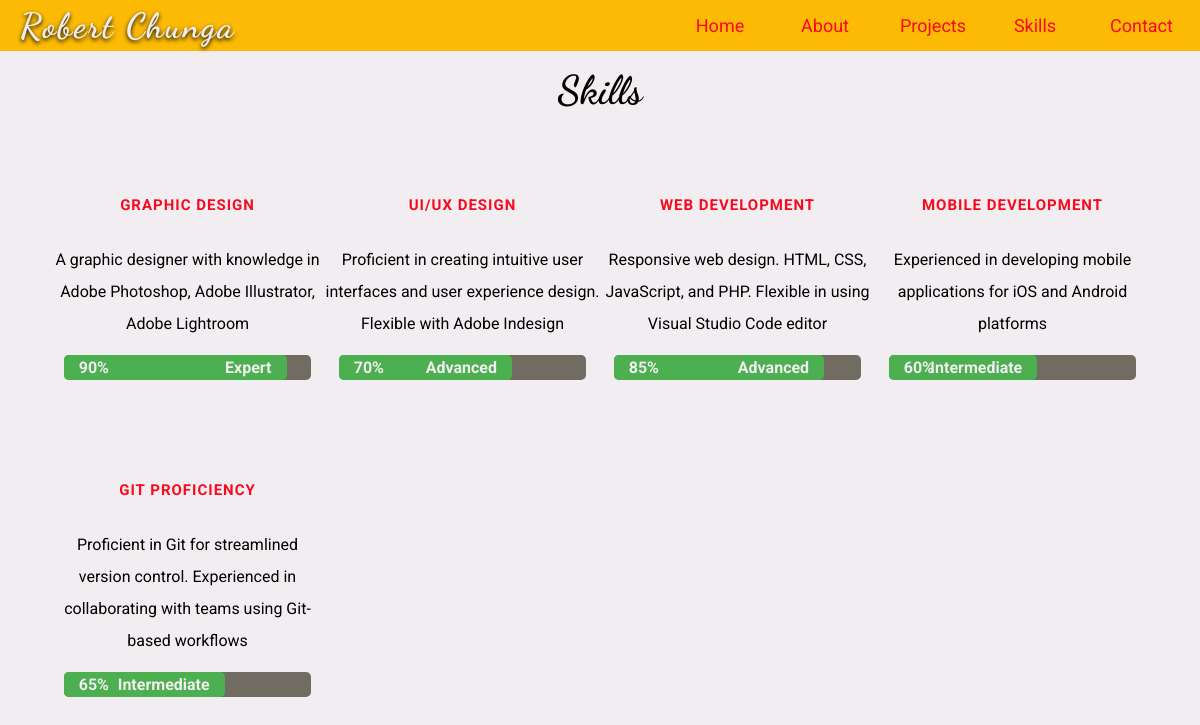
The page /skills.php on the database its author committed.
### tables this page shows
CREATE TABLE `skills` (
  `id` int(11) NOT NULL,
  `title` varchar(50) NOT NULL,
  `description` varchar(500) NOT NULL,
  `classes` varchar(50) NOT NULL
);

### skills.php (the view, shortened to what this page needs)
<!DOCTYPE html>
<html lang="en">
<head>
    <link rel="stylesheet" href="style.css">
</head>
<body>
    <section id="homepage">
        <nav class="main_navbar clearfix">
            <h2 class="navbar_text">robert chunga</h2>
            <div class="navbar">
                <ul>
                    <li><a href="index.php">home</a></li>
                    <li><a href="index.php#about-link">about</a></li>
                    <li><a href="projects.php">projects</a></li>
                    <li><a href="skills.php">skills</a></li>
                    <li><a href="contact.php">contact</a></li>
                </ul>
            </div>
        </nav>
    </section>
    <section class="skills clearfix">
        <h2 class="skill-heading">Skills</h2>
        <?php
        function fetchSkills()
        {
            $servername = "localhost";
            $username = "root";
            $password = "";
            $conn = mysqli_connect($servername, $username, $password);
            $db_conn = mysqli_select_db($conn, "myportfolio_project");
            $sql = "SELECT * FROM `skills`";
            $rs = mysqli_query($conn, $sql);
            $skills = array();
            while ($row = mysqli_fetch_assoc($rs)) {
                $skills[] = $row;
            }
            return $skills;
        }
        $skills = fetchSkills();
        foreach ($skills as $skill) {
            $title = $skill['title'];
            $description = $skill['description'];
            $classes = $skill['classes'];
        ?>
            <article class="skill">
                <h4 class="skill-title"><?php echo $title ?></h4>
                <p class="skill-text"><?php echo $description ?></p>
                <div class="skill-progress">
                    <div class="skill-progress-bar" id="<?php echo $classes ?>">
                        <span class="progress-percent"></span>
                        <span class="progress-text"></span>
                    </div>
                </div>
            </article>
        <?php
        }
        ?>
    </section>
</body>
</html>

### style.css (style rules this page uses)
* { margin: 0; padding: 0; box-sizing: border-box; }
:root { --myColor_1: #fcba04; --myColor_2: #f70a1e; --myColor_3: #222; --myColor_4: #706c61; --myColor_5: #f1edf1; --handwrittenFont: 'Dancing Script', cursive; --mainTransition: all 0.3s ease-in-out; }
body { font-family: 'Roboto', sans-serif; background: var(--myColor_5); }
a { text-decoration: none; }
.clearfix::after { content: ""; clear: both; display: table; }
.main_navbar { background: var(--myColor_1); text-align: center; position: fixed; width: 100%; z-index: 9999; }
.navbar_text { position: absolute; top: 5px; margin-left: 20px; font-family: var(--handwrittenFont); color: var(--myColor_5); text-shadow: 0 2px 4px #000; text-transform: capitalize; letter-spacing: 2px; font-size: 35px; transition: var(--mainTransition); animation: nav_text 5s ease-in-out 1; }
.navbar ul { display: inline-flex; list-style: none; float: right; }
.navbar ul li { width: 80px; text-transform: capitalize; padding: 10px; margin: 5px; margin-right: 20px; }
.navbar ul li a { color: var(--myColor_2); font-size: 18px; transition: var(--mainTransition); }
@media screen and (min-width: 436px) { .navbar_text { display: none; } }
@media screen and (min-width: 720px) { .navbar_text { display: block; } }
.skills { padding: 50px; line-height: 2; min-height: 100vh; }
.skill-heading { text-align: center; text-transform: capitalize; font-size: 40px; font-family: var(--handwrittenFont); margin-bottom: 20px; color: #000; }
.skill { padding: 40px 0; text-align: center; transform: var(--mainTransition); }
.skill-title { font-size: 15px; text-transform: uppercase; letter-spacing: 1px; margin-bottom: 24px; color: var(--myColor_2); transition: var(--mainTransition); }
.skill-text { max-width: 280px; margin: 0 auto; }
.skill-progress { width: 90%; background-color: var(--myColor_4); border-radius: 5px; margin: 15px auto; }
.skill-progress-bar { height: 25px; border-radius: 5px; background: #4caf50; position: relative; }
.progress-percent, .progress-text { position: absolute; top: 50%; transform: translateY(-50%); color: var(--myColor_5); font-weight: bold; padding: 0 10px; }
.progress-percent { left: 5px; }
.progress-text { right: 5px; }
@media screen and (min-width: 576px) { .skill { float: left; width: 50%; } }
@media screen and (min-width: 1200px) { .skill { width: 25%; } }

### rows shown on the page
skills: title "GRAPHIC DESIGN", description "A graphic designer with knowledge in Adobe Photoshop, Adobe Illustrator, Adobe Lightroom"
skills: title "UI/UX DESIGN", description "Proficient in creating intuitive user interfaces and user experience design. Flexible with Adobe Indesign"
skills: title "WEB DEVELOPMENT", description "Responsive web design. HTML, CSS, JavaScript, and PHP. Flexible in using Visual Studio Code editor"
skills: title "MOBILE DEVELOPMENT", description "Experienced in developing mobile applications for iOS and Android platforms"
skills: title "GIT PROFICIENCY", description "Proficient in Git for streamlined version control. Experienced in collaborating with teams using Git-based workflows"
